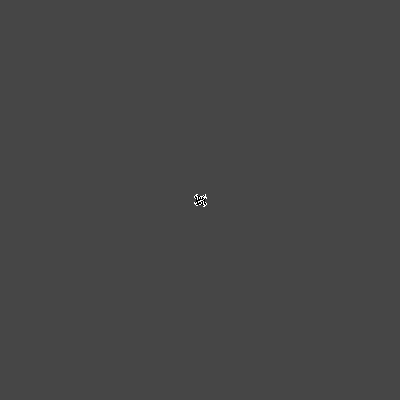
Frame 1 (no input)
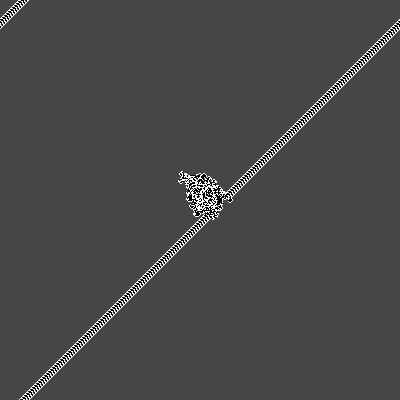
Frame 60 (no input)
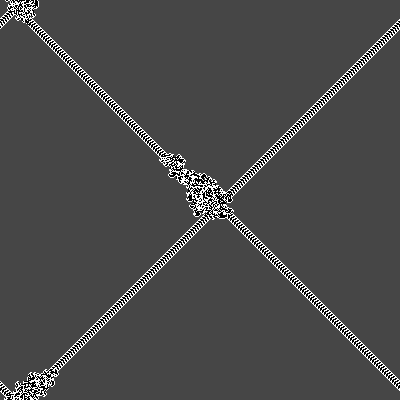
Frame 120 (the mouse pressed at the canvas centre since frame 60)

The p5.js sketch that drew these frames (run headless with seeded random() and noise() and a simulated clock; from frame 60 on, the mouse is pressed at the canvas centre):

// p5.js sketch
// ── sketch.js
let w = 400;
let h = 400;

let x = w/2;
let y = h/2;
let direction = 0;

let grid = [];

let speed = 500;

function setup() {
    createCanvas(w, h);
    background(70);
    for (let i = 0; i < h; i++) {
        grid[i] = [];
        for (let j = 0; j < w; j++) {
            grid[i][j] = 0;
        }
    }
    noStroke();
}

function draw() {
    for (let loop = 0; loop < speed; loop++){
        if (grid[x][y]%2 == 0) {
            direction = (direction + 1)%4;  
            color = 255;
        } else {
            direction = ((direction - 1)%4 + 4)%4;
            color = 0;
        }
        
        fill(color);
        grid[x][y] += 1;
        rect(x, y, 1, 1);
        

        if (direction == 0) {
            x = (x + 1)%w;
        } else if (direction == 1) {
            y = ((y - 1)%h + h)%h;
        } else if (direction == 2) {
            x = ((x - 1)%w + w)%w;
        } else {
            y = (y + 1)%h;
        }
    }
}

// ── langtonsant.js
/* HTML functionality */


let resetGrid = function (grid) {
    for (let row = 0; row < grid.length; row++) {
        for (let column = 0; column < row.length; column++) {
            grid[row][column] = 0;
        }
    }
    return grid;
}





/* Canvas Script */

let s = function ( p ) {
    let w = 400;
    let h = 400;

    let x = w/2;
    let y = h/2;
    let direction = 0;

    let grid = [];

    let speed = 500;

    p.setup = function() {
        p.createCanvas(w, h);
        p.background(70);
        for (let i = 0; i < h; i++) {
            grid[i] = [];
            for (let j = 0; j < w; j++) {
                grid[i][j] = 0;
            }
        }
        p.noStroke();
    }

    p.draw = function() {
        for (let loop = 0; loop < speed; loop++){
            if (grid[x][y]%2 == 0) {
                direction = (direction + 1)%4;  
                color = 255;
            } else {
                direction = ((direction - 1)%4 + 4)%4;
                color = 0;
            }
            
            p.fill(color);
            grid[x][y] += 1;
            p.rect(x, y, 1, 1);
            

            if (direction == 0) {
                x = (x + 1)%w;
            } else if (direction == 1) {
                y = ((y - 1)%h + h)%h;
            } else if (direction == 2) {
                x = ((x - 1)%w + w)%w;
            } else {
                y = (y + 1)%h;
            }
        }
    }
}

let myp5 = new p5(s, "canvas");
